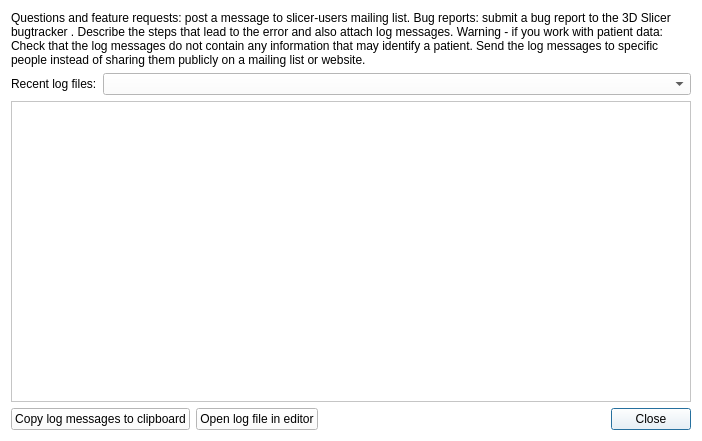
<?xml version="1.0" encoding="UTF-8"?>
<ui version="4.0">
 <class>qSlicerAppErrorReportDialog</class>
 <widget class="QDialog" name="qSlicerAppErrorReportDialog">
  <property name="geometry">
   <rect>
    <x>0</x>
    <y>0</y>
    <width>702</width>
    <height>441</height>
   </rect>
  </property>
  <property name="sizePolicy">
   <sizepolicy hsizetype="Preferred" vsizetype="Preferred">
    <horstretch>0</horstretch>
    <verstretch>1</verstretch>
   </sizepolicy>
  </property>
  <property name="palette">
   <palette>
    <active>
     <colorrole role="WindowText">
      <brush brushstyle="SolidPattern">
       <color alpha="255">
        <red>0</red>
        <green>0</green>
        <blue>0</blue>
       </color>
      </brush>
     </colorrole>
     <colorrole role="Button">
      <brush brushstyle="SolidPattern">
       <color alpha="255">
        <red>255</red>
        <green>255</green>
        <blue>255</blue>
       </color>
      </brush>
     </colorrole>
     <colorrole role="Light">
      <brush brushstyle="SolidPattern">
       <color alpha="255">
        <red>255</red>
        <green>255</green>
        <blue>255</blue>
       </color>
      </brush>
     </colorrole>
     <colorrole role="Midlight">
      <brush brushstyle="SolidPattern">
       <color alpha="255">
        <red>255</red>
        <green>255</green>
        <blue>255</blue>
       </color>
      </brush>
     </colorrole>
     <colorrole role="Dark">
      <brush brushstyle="SolidPattern">
       <color alpha="255">
        <red>127</red>
        <green>127</green>
        <blue>127</blue>
       </color>
      </brush>
     </colorrole>
     <colorrole role="Mid">
      <brush brushstyle="SolidPattern">
       <color alpha="255">
        <red>170</red>
        <green>170</green>
        <blue>170</blue>
       </color>
      </brush>
     </colorrole>
     <colorrole role="Text">
      <brush brushstyle="SolidPattern">
       <color alpha="255">
        <red>0</red>
        <green>0</green>
        <blue>0</blue>
       </color>
      </brush>
     </colorrole>
     <colorrole role="BrightText">
      <brush brushstyle="SolidPattern">
       <color alpha="255">
        <red>255</red>
        <green>255</green>
        <blue>255</blue>
       </color>
      </brush>
     </colorrole>
     <colorrole role="ButtonText">
      <brush brushstyle="SolidPattern">
       <color alpha="255">
        <red>0</red>
        <green>0</green>
        <blue>0</blue>
       </color>
      </brush>
     </colorrole>
     <colorrole role="Base">
      <brush brushstyle="SolidPattern">
       <color alpha="255">
        <red>255</red>
        <green>255</green>
        <blue>255</blue>
       </color>
      </brush>
     </colorrole>
     <colorrole role="Window">
      <brush brushstyle="SolidPattern">
       <color alpha="255">
        <red>255</red>
        <green>255</green>
        <blue>255</blue>
       </color>
      </brush>
     </colorrole>
     <colorrole role="Shadow">
      <brush brushstyle="SolidPattern">
       <color alpha="255">
        <red>0</red>
        <green>0</green>
        <blue>0</blue>
       </color>
      </brush>
     </colorrole>
     <colorrole role="AlternateBase">
      <brush brushstyle="SolidPattern">
       <color alpha="255">
        <red>255</red>
        <green>255</green>
        <blue>255</blue>
       </color>
      </brush>
     </colorrole>
     <colorrole role="ToolTipBase">
      <brush brushstyle="SolidPattern">
       <color alpha="255">
        <red>255</red>
        <green>255</green>
        <blue>220</blue>
       </color>
      </brush>
     </colorrole>
     <colorrole role="ToolTipText">
      <brush brushstyle="SolidPattern">
       <color alpha="255">
        <red>0</red>
        <green>0</green>
        <blue>0</blue>
       </color>
      </brush>
     </colorrole>
    </active>
    <inactive>
     <colorrole role="WindowText">
      <brush brushstyle="SolidPattern">
       <color alpha="255">
        <red>0</red>
        <green>0</green>
        <blue>0</blue>
       </color>
      </brush>
     </colorrole>
     <colorrole role="Button">
      <brush brushstyle="SolidPattern">
       <color alpha="255">
        <red>255</red>
        <green>255</green>
        <blue>255</blue>
       </color>
      </brush>
     </colorrole>
     <colorrole role="Light">
      <brush brushstyle="SolidPattern">
       <color alpha="255">
        <red>255</red>
        <green>255</green>
        <blue>255</blue>
       </color>
      </brush>
     </colorrole>
     <colorrole role="Midlight">
      <brush brushstyle="SolidPattern">
       <color alpha="255">
        <red>255</red>
        <green>255</green>
        <blue>255</blue>
       </color>
      </brush>
     </colorrole>
     <colorrole role="Dark">
      <brush brushstyle="SolidPattern">
       <color alpha="255">
        <red>127</red>
        <green>127</green>
        <blue>127</blue>
       </color>
      </brush>
     </colorrole>
     <colorrole role="Mid">
      <brush brushstyle="SolidPattern">
       <color alpha="255">
        <red>170</red>
        <green>170</green>
        <blue>170</blue>
       </color>
      </brush>
     </colorrole>
     <colorrole role="Text">
      <brush brushstyle="SolidPattern">
       <color alpha="255">
        <red>0</red>
        <green>0</green>
        <blue>0</blue>
       </color>
      </brush>
     </colorrole>
     <colorrole role="BrightText">
      <brush brushstyle="SolidPattern">
       <color alpha="255">
        <red>255</red>
        <green>255</green>
        <blue>255</blue>
       </color>
      </brush>
     </colorrole>
     <colorrole role="ButtonText">
      <brush brushstyle="SolidPattern">
       <color alpha="255">
        <red>0</red>
        <green>0</green>
        <blue>0</blue>
       </color>
      </brush>
     </colorrole>
     <colorrole role="Base">
      <brush brushstyle="SolidPattern">
       <color alpha="255">
        <red>255</red>
        <green>255</green>
        <blue>255</blue>
       </color>
      </brush>
     </colorrole>
     <colorrole role="Window">
      <brush brushstyle="SolidPattern">
       <color alpha="255">
        <red>255</red>
        <green>255</green>
        <blue>255</blue>
       </color>
      </brush>
     </colorrole>
     <colorrole role="Shadow">
      <brush brushstyle="SolidPattern">
       <color alpha="255">
        <red>0</red>
        <green>0</green>
        <blue>0</blue>
       </color>
      </brush>
     </colorrole>
     <colorrole role="AlternateBase">
      <brush brushstyle="SolidPattern">
       <color alpha="255">
        <red>255</red>
        <green>255</green>
        <blue>255</blue>
       </color>
      </brush>
     </colorrole>
     <colorrole role="ToolTipBase">
      <brush brushstyle="SolidPattern">
       <color alpha="255">
        <red>255</red>
        <green>255</green>
        <blue>220</blue>
       </color>
      </brush>
     </colorrole>
     <colorrole role="ToolTipText">
      <brush brushstyle="SolidPattern">
       <color alpha="255">
        <red>0</red>
        <green>0</green>
        <blue>0</blue>
       </color>
      </brush>
     </colorrole>
    </inactive>
    <disabled>
     <colorrole role="WindowText">
      <brush brushstyle="SolidPattern">
       <color alpha="255">
        <red>127</red>
        <green>127</green>
        <blue>127</blue>
       </color>
      </brush>
     </colorrole>
     <colorrole role="Button">
      <brush brushstyle="SolidPattern">
       <color alpha="255">
        <red>255</red>
        <green>255</green>
        <blue>255</blue>
       </color>
      </brush>
     </colorrole>
     <colorrole role="Light">
      <brush brushstyle="SolidPattern">
       <color alpha="255">
        <red>255</red>
        <green>255</green>
        <blue>255</blue>
       </color>
      </brush>
     </colorrole>
     <colorrole role="Midlight">
      <brush brushstyle="SolidPattern">
       <color alpha="255">
        <red>255</red>
        <green>255</green>
        <blue>255</blue>
       </color>
      </brush>
     </colorrole>
     <colorrole role="Dark">
      <brush brushstyle="SolidPattern">
       <color alpha="255">
        <red>127</red>
        <green>127</green>
        <blue>127</blue>
       </color>
      </brush>
     </colorrole>
     <colorrole role="Mid">
      <brush brushstyle="SolidPattern">
       <color alpha="255">
        <red>170</red>
        <green>170</green>
        <blue>170</blue>
       </color>
      </brush>
     </colorrole>
     <colorrole role="Text">
      <brush brushstyle="SolidPattern">
       <color alpha="255">
        <red>127</red>
        <green>127</green>
        <blue>127</blue>
       </color>
      </brush>
     </colorrole>
     <colorrole role="BrightText">
      <brush brushstyle="SolidPattern">
       <color alpha="255">
        <red>255</red>
        <green>255</green>
        <blue>255</blue>
       </color>
      </brush>
     </colorrole>
     <colorrole role="ButtonText">
      <brush brushstyle="SolidPattern">
       <color alpha="255">
        <red>127</red>
        <green>127</green>
        <blue>127</blue>
       </color>
      </brush>
     </colorrole>
     <colorrole role="Base">
      <brush brushstyle="SolidPattern">
       <color alpha="255">
        <red>255</red>
        <green>255</green>
        <blue>255</blue>
       </color>
      </brush>
     </colorrole>
     <colorrole role="Window">
      <brush brushstyle="SolidPattern">
       <color alpha="255">
        <red>255</red>
        <green>255</green>
        <blue>255</blue>
       </color>
      </brush>
     </colorrole>
     <colorrole role="Shadow">
      <brush brushstyle="SolidPattern">
       <color alpha="255">
        <red>0</red>
        <green>0</green>
        <blue>0</blue>
       </color>
      </brush>
     </colorrole>
     <colorrole role="AlternateBase">
      <brush brushstyle="SolidPattern">
       <color alpha="255">
        <red>255</red>
        <green>255</green>
        <blue>255</blue>
       </color>
      </brush>
     </colorrole>
     <colorrole role="ToolTipBase">
      <brush brushstyle="SolidPattern">
       <color alpha="255">
        <red>255</red>
        <green>255</green>
        <blue>220</blue>
       </color>
      </brush>
     </colorrole>
     <colorrole role="ToolTipText">
      <brush brushstyle="SolidPattern">
       <color alpha="255">
        <red>0</red>
        <green>0</green>
        <blue>0</blue>
       </color>
      </brush>
     </colorrole>
    </disabled>
   </palette>
  </property>
  <property name="windowTitle">
   <string>Report bugs and request enhancements</string>
  </property>
  <layout class="QFormLayout" name="formLayout">
   <property name="fieldGrowthPolicy">
    <enum>QFormLayout::AllNonFixedFieldsGrow</enum>
   </property>
   <item row="0" column="0" colspan="2">
    <widget class="QLabel" name="InstructionsLabel">
     <property name="text">
      <string>&lt;html&gt;&lt;head/&gt;&lt;body&gt;&lt;p&gt;&lt;span style=&quot; font-weight:600;&quot;&gt;Questions and feature requests:&lt;/span&gt; post a message to &lt;a href=&quot;http://massmail.bwh.harvard.edu/mailman/listinfo/slicer-users&quot;&gt;&lt;span style=&quot; text-decoration: underline; color:#0000ff;&quot;&gt;slicer-users&lt;/span&gt;&lt;/a&gt; mailing list.&lt;/p&gt;&lt;p&gt;&lt;span style=&quot; font-weight:600;&quot;&gt;Bug reports: &lt;/span&gt;submit a bug report to the &lt;a href=&quot;http://www.na-mic.org/Bug/my_view_page.php&quot;&gt;&lt;span style=&quot; text-decoration: underline; color:#0000ff;&quot;&gt;3D Slicer bugtracker&lt;/span&gt;&lt;/a&gt;. Describe the steps that lead to the error and also attach log messages.&lt;/p&gt;&lt;p&gt;&lt;span style=&quot; font-weight:600;&quot;&gt;Warning - if you work with patient data:&lt;/span&gt; Check that the log messages do not contain any information that may identify a patient. Send the log messages to specific people instead of sharing them publicly on a mailing list or website.&lt;/p&gt;&lt;/body&gt;&lt;/html&gt;</string>
     </property>
     <property name="textFormat">
      <enum>Qt::RichText</enum>
     </property>
     <property name="wordWrap">
      <bool>true</bool>
     </property>
     <property name="openExternalLinks">
      <bool>true</bool>
     </property>
    </widget>
   </item>
   <item row="1" column="0">
    <widget class="QLabel" name="RecentLogFilesLabel">
     <property name="text">
      <string>Recent log files:</string>
     </property>
    </widget>
   </item>
   <item row="1" column="1">
    <widget class="ctkComboBox" name="RecentLogFilesComboBox"/>
   </item>
   <item row="2" column="0" colspan="2">
    <widget class="QPlainTextEdit" name="LogText">
     <property name="sizePolicy">
      <sizepolicy hsizetype="Expanding" vsizetype="MinimumExpanding">
       <horstretch>0</horstretch>
       <verstretch>1</verstretch>
      </sizepolicy>
     </property>
     <property name="minimumSize">
      <size>
       <width>50</width>
       <height>50</height>
      </size>
     </property>
    </widget>
   </item>
   <item row="4" column="0" colspan="2">
    <layout class="QHBoxLayout" name="horizontalLayout_2">
     <item>
      <widget class="ctkPushButton" name="LogCopyToClipboardPushButton">
       <property name="text">
        <string>Copy log messages to clipboard</string>
       </property>
       <property name="autoDefault">
        <bool>false</bool>
       </property>
      </widget>
     </item>
     <item>
      <widget class="ctkPushButton" name="LogFileOpenPushButton">
       <property name="text">
        <string>Open log file in editor</string>
       </property>
       <property name="autoDefault">
        <bool>false</bool>
       </property>
      </widget>
     </item>
     <item>
      <widget class="QDialogButtonBox" name="ButtonBox">
       <property name="standardButtons">
        <set>QDialogButtonBox::Close</set>
       </property>
      </widget>
     </item>
    </layout>
   </item>
  </layout>
 </widget>
 <customwidgets>
  <customwidget>
   <class>ctkComboBox</class>
   <extends>QComboBox</extends>
   <header>ctkComboBox.h</header>
  </customwidget>
  <customwidget>
   <class>ctkPushButton</class>
   <extends>QPushButton</extends>
   <header>ctkPushButton.h</header>
  </customwidget>
 </customwidgets>
 <resources>
  <include location="../../../../Base/QTGUI/Resources/qSlicerBaseQTGUI.qrc"/>
  <include location="../SRPlanApp.qrc"/>
 </resources>
 <connections/>
</ui>
